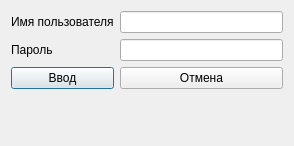
<?xml version="1.0" encoding="UTF-8"?>
<ui version="4.0">
 <class>check</class>
 <widget class="QDialog" name="check">
  <property name="geometry">
   <rect>
    <x>0</x>
    <y>0</y>
    <width>294</width>
    <height>146</height>
   </rect>
  </property>
  <property name="minimumSize">
   <size>
    <width>294</width>
    <height>146</height>
   </size>
  </property>
  <property name="maximumSize">
   <size>
    <width>366</width>
    <height>188</height>
   </size>
  </property>
  <property name="windowTitle">
   <string>SmallPAD</string>
  </property>
  <layout class="QGridLayout" name="gridLayout_2">
   <item row="0" column="0">
    <layout class="QGridLayout" name="gridLayout">
     <item row="0" column="0">
      <widget class="QLabel" name="label">
       <property name="text">
        <string>Имя пользователя</string>
       </property>
      </widget>
     </item>
     <item row="0" column="1">
      <widget class="QLineEdit" name="le_user"/>
     </item>
     <item row="1" column="0">
      <widget class="QLabel" name="label_2">
       <property name="text">
        <string>Пароль</string>
       </property>
      </widget>
     </item>
     <item row="1" column="1">
      <widget class="QLineEdit" name="le_pass"/>
     </item>
     <item row="2" column="0">
      <widget class="QPushButton" name="pb_ok">
       <property name="text">
        <string>Ввод</string>
       </property>
      </widget>
     </item>
     <item row="2" column="1">
      <widget class="QPushButton" name="pb_cancel">
       <property name="text">
        <string>Отмена</string>
       </property>
      </widget>
     </item>
    </layout>
   </item>
   <item row="1" column="0">
    <spacer name="verticalSpacer">
     <property name="orientation">
      <enum>Qt::Vertical</enum>
     </property>
     <property name="sizeHint" stdset="0">
      <size>
       <width>20</width>
       <height>55</height>
      </size>
     </property>
    </spacer>
   </item>
  </layout>
 </widget>
 <resources/>
 <connections/>
</ui>
